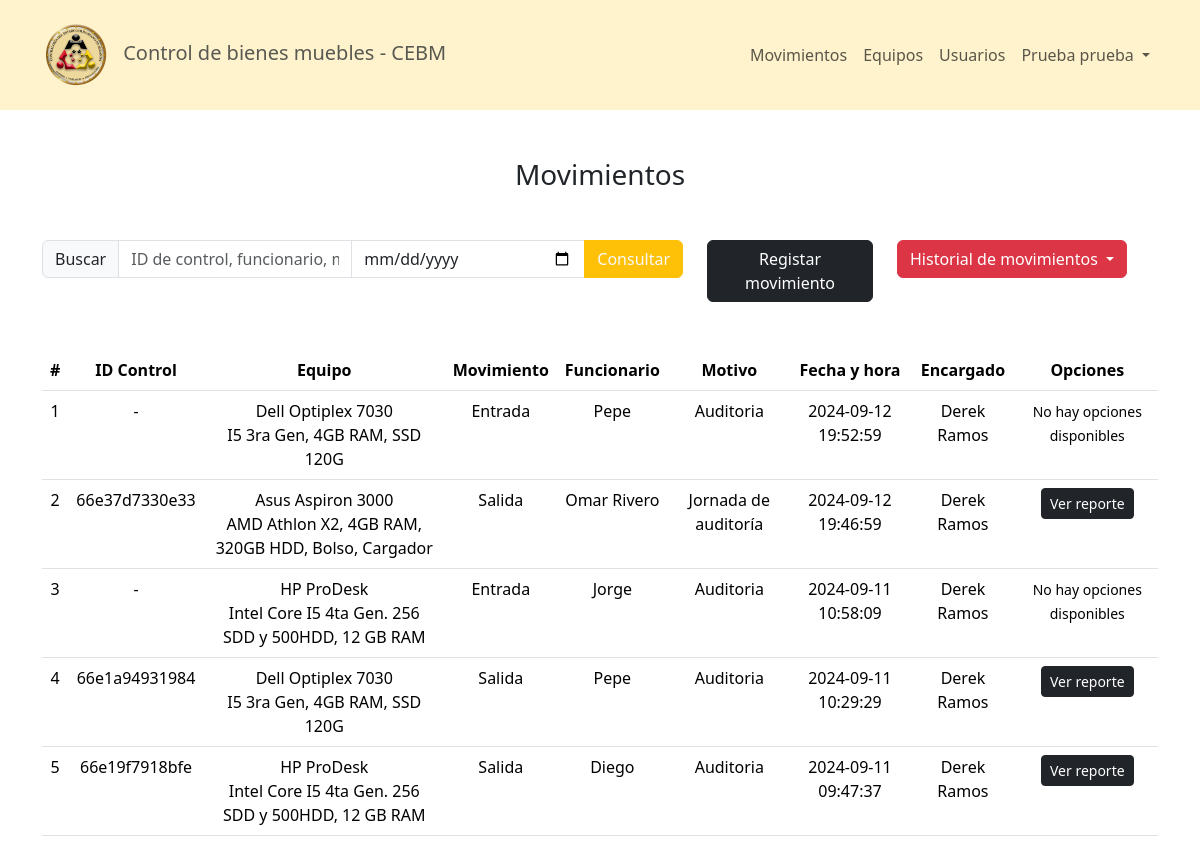
/pages/movimientos.php (signed in), run on the app's committed database.
### tables this page shows
CREATE TABLE `movimientos` (
  `id` int(11) NOT NULL,
  `equipo` int(11) NOT NULL,
  `usuario` int(11) NOT NULL,
  `type` tinyint(4) NOT NULL,
  `funcionario` varchar(80) NOT NULL,
  `cargo` varchar(50) NOT NULL,
  `motivo` varchar(80) NOT NULL,
  `date` datetime NOT NULL DEFAULT current_timestamp(),
  `observaciones` varchar(255) NOT NULL,
  `n_control` varchar(50) DEFAULT NULL,
  `defeated` tinyint(4) NOT NULL
);

CREATE TABLE `equipos` (
  `id` int(11) NOT NULL,
  `equipo` varchar(80) NOT NULL,
  `descripcion` varchar(255) NOT NULL,
  `n_bien` varchar(8) NOT NULL,
  `disponible` tinyint(4) NOT NULL,
  `estatus` int(11) NOT NULL,
  `activo` tinyint(4) NOT NULL
);

CREATE TABLE `usuarios` (
  `id` int(11) NOT NULL,
  `nombre` varchar(40) NOT NULL,
  `apellido` varchar(40) NOT NULL,
  `ci` varchar(8) NOT NULL,
  `n_carnet` varchar(7) NOT NULL,
  `departamento` int(11) NOT NULL,
  `rol` tinyint(4) NOT NULL,
  `estatus` tinyint(4) NOT NULL,
  `username` varchar(30) NOT NULL,
  `password` varchar(256) NOT NULL
);

### pages/movimientos.php (the view, shortened to what this page needs)
<?php
require('../config/conex.php');
?>
<?php include('../config/Header.php'); ?>
<?php include('../config/NavBar.php'); ?>
<section class="mt-5">
    <h3 class="text-center">Movimientos</h3>
    <div class="container mt-5">
        <div class="row">
            <div class="col-sm-7">
                <form action="movimientos.php" method="get" autocomplete="off">
                    <div class="input-group">
                        <span class="input-group-text" id="basic-addon2">Buscar</span>
                        <input type="text" name="search" class="form-control" placeholder="ID de control, funcionario, motivo">
                        <input type="date" name="date" class="form-control" placeholder="Fecha">
                        <button class="btn btn-warning text-light" type="submit" id="button-addon2">Consultar</button>
                    </div>
                </form>
            </div>
            <div class="col-sm-2">
                <button class="btn btn-dark" data-bs-toggle="modal" data-bs-target="#movimiento">Registar movimiento</button>
            </div>
            <div class="col-sm-3">
                <div class="dropdown">
                    <button class="btn btn-danger dropdown-toggle" type="button" data-bs-toggle="dropdown" aria-expanded="false">
                        Historial de movimientos
                    </button>
                </div>
            </div>
        </div>
    </div>
    <div class="container d-flex justify-content-center mt-5">
        <table class="table table-hover text-center">
            <thead>
                <tr>
                    <th scope="col">#</th>
                    <th scope="col">ID Control</th>
                    <th scope="col">Equipo</th>
                    <th scope="col">Movimiento</th>
                    <th scope="col">Funcionario</th>
                    <th scope="col">Motivo</th>
                    <th scope="col">Fecha y hora</th>
                    <th scope="col">Encargado</th>
                    <th scope="col">Opciones</th>
                </tr>
            </thead>
            <tbody>
            <?php
                $contador = 1;
                if (isset($_GET['search']) || isset($_GET['date'])) {
                    $search = $_GET['search'] ?? '';
                    $date = $_GET['date'] ?? '';
                    $stmt = $conn->prepare("SELECT * FROM movimientos WHERE (n_control LIKE ? OR motivo LIKE ? OR cargo LIKE ? OR funcionario LIKE ? OR date LIKE ?) ORDER BY id DESC");
                    $search = "%$search%";
                    $date = "%$date%";
                    $stmt->bind_param("sssss", $search, $search, $search, $search, $date);
                    $stmt->execute();
                    $res = $stmt->get_result();
                } else {
                    $res = $conn->query("SELECT * FROM movimientos ORDER BY id DESC");
                }
                while ($row = mysqli_fetch_array($res)) {
            ?>
                <tr>
                    <td><?php echo ($contador); ?></td>
                    <td><?php if($row[9] != "") echo ($row[9]); else echo ("-") ?></td>
                    <td>
                        <?php
                            $equipo = $row[1];
                            $res2 = mysqli_query($conn, "SELECT * FROM equipos WHERE id = '$equipo'");
                            $row2 = mysqli_fetch_array($res2);
                            echo ($row2[1] . "<br>" . $row2[2]);
                        ?>
                    </td>
                    <td>
                        <?php
                           if ($row[3] == 0) {
                               echo ("Salida");
                           } else {
                               echo ("Entrada");
                           }
                        ?>
                    </td>
                    <td><?php echo ($row[4]); ?></td>
                    <td><?php echo ($row[6]); ?></td>
                    <td><?php echo ($row[7]); ?></td>
                    <td>
                        <?php
                            $user = $row[2];
                            $res3 = mysqli_query($conn, "SELECT * FROM usuarios WHERE id = '$user'");
                            $row3 = mysqli_fetch_array($res3);
                            echo ($row3[1] . " " . $row3[2]);
                        ?>
                    </td>
                    <td>
                        <?php
                           if ($row[3] == 0) {
                        ?>
                        <a class="btn btn-sm btn-dark" href="../services/reports/report_movement.php?id=<?php echo $row[0]; ?>" target="_blank">Ver reporte</a>
                        <?php } else {?>
                            <small>No hay opciones disponibles</small>
                        <?php } ?>
                    </td>
                </tr>
            <?php
                $contador++;
                }
            ?>
            </tbody>
        </table>
    </div>
</section>
<?php include('../config/FooterHtml.php'); ?>

### src/global.css (style rules this page uses)
* { font-family: system-ui, sans-serif; box-sizing: border-box; margin: 0; }

### data on the page
movimientos: equipo.equipo "Dell Optiplex 7030", equipo.descripcion "I5 3ra Gen, 4GB RAM, SSD 120G", type "Entrada", funcionario "Pepe", motivo "Auditoria", date "2024-09-12 19:52:59", usuario.nombre "Derek", usuario.apellido "Ramos"
movimientos: n_control "66e37d7330e33", equipo.equipo "Asus Aspiron 3000", equipo.descripcion "AMD Athlon X2, 4GB RAM, 320GB HDD, Bolso, Cargador", type "Salida", funcionario "Omar Rivero", motivo "Jornada de auditoría", date "2024-09-12 19:46:59", usuario.nombre "Derek", usuario.apellido "Ramos"
movimientos: equipo.equipo "HP ProDesk", equipo.descripcion "Intel Core I5 4ta Gen. 256 SDD y 500HDD, 12 GB RAM", type "Entrada", funcionario "Jorge", motivo "Auditoria", date "2024-09-11 10:58:09", usuario.nombre "Derek", usuario.apellido "Ramos"
movimientos: n_control "66e1a94931984", equipo.equipo "Dell Optiplex 7030", equipo.descripcion "I5 3ra Gen, 4GB RAM, SSD 120G", type "Salida", funcionario "Pepe", motivo "Auditoria", date "2024-09-11 10:29:29", usuario.nombre "Derek", usuario.apellido "Ramos"
movimientos: n_control "66e19f7918bfe", equipo.equipo "HP ProDesk", equipo.descripcion "Intel Core I5 4ta Gen. 256 SDD y 500HDD, 12 GB RAM", type "Salida", funcionario "Diego", motivo "Auditoria", date "2024-09-11 09:47:37", usuario.nombre "Derek", usuario.apellido "Ramos"

### other printed values
$nombre "Prueba"
$apellido "prueba"
